Frame 1 (no input): blank canvas, image omitted
Frame 60 (no input): blank canvas, image omitted
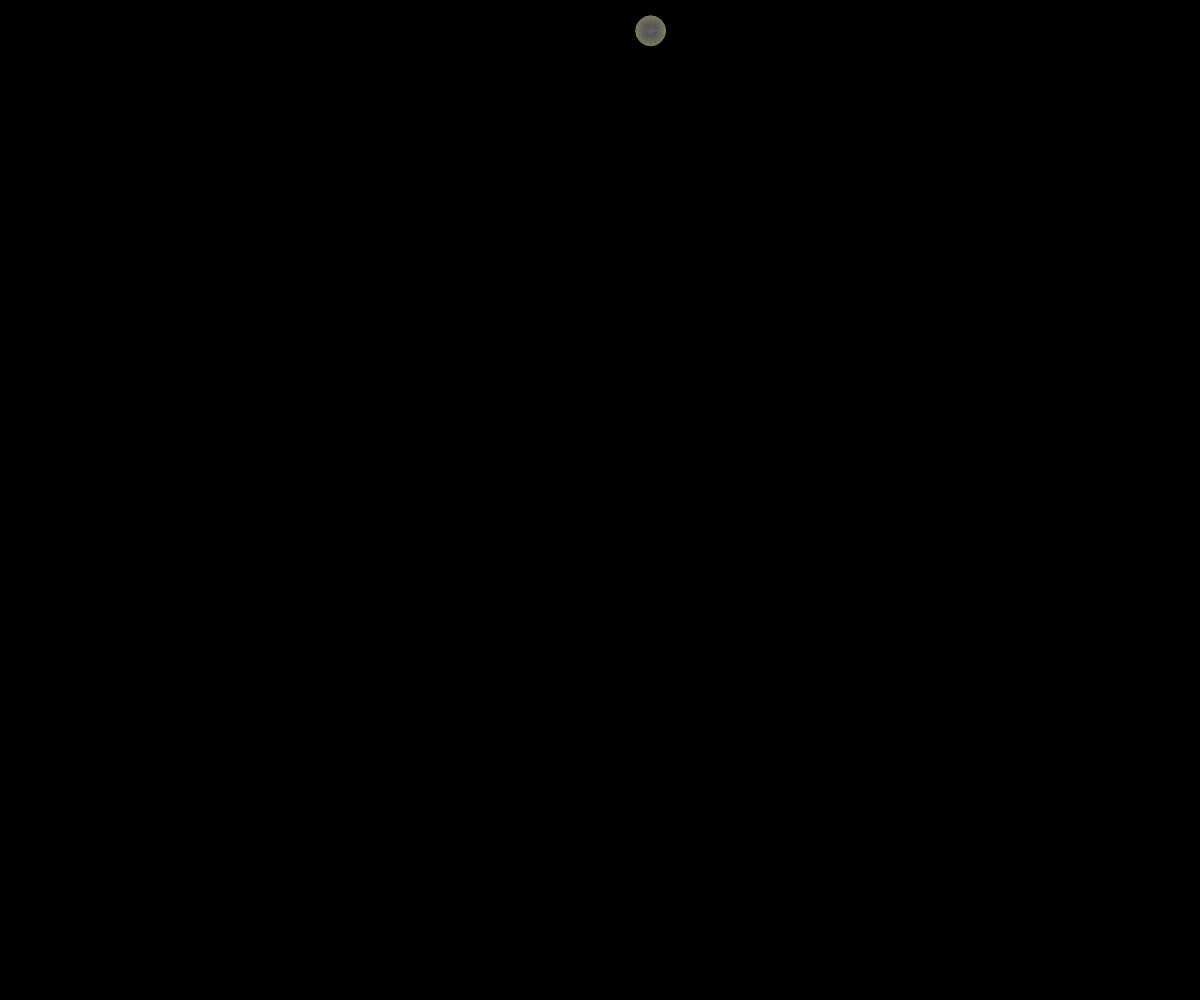
Frame 120 (the mouse pressed at the canvas centre since frame 60)

The p5.js sketch whose frames 1 and 60 were blank and that drew this single picture after the mouse press (run headless with seeded random() and noise() and a simulated clock; from frame 60 on, the mouse is pressed at the canvas centre):

// p5.js sketch
// ── sketch.js
var cRad = 1;
var t = 0;
var x;
var y;

function setup() {
  createCanvas(windowWidth,windowHeight);
  background(0);
  noFill();
  x = random(width);
  y = random(height);
}

function draw() {
  r = noise(t+15) * 255;
  g = noise(t+25) * 255;
  b = noise(t+35) * 255;
  stroke(r,g,b);
  
  if (cRad > random(500)){
    cRad = 0;
    x = random(width);
    y = random(height);
    background(0);
  }
  
  ellipse(x,y,cRad);
  cRad += 1;
  t += 0.01;
}

function windowResized(){
  resizeCanvas(windowWidth,windowHeight);    
  background(0);
}
